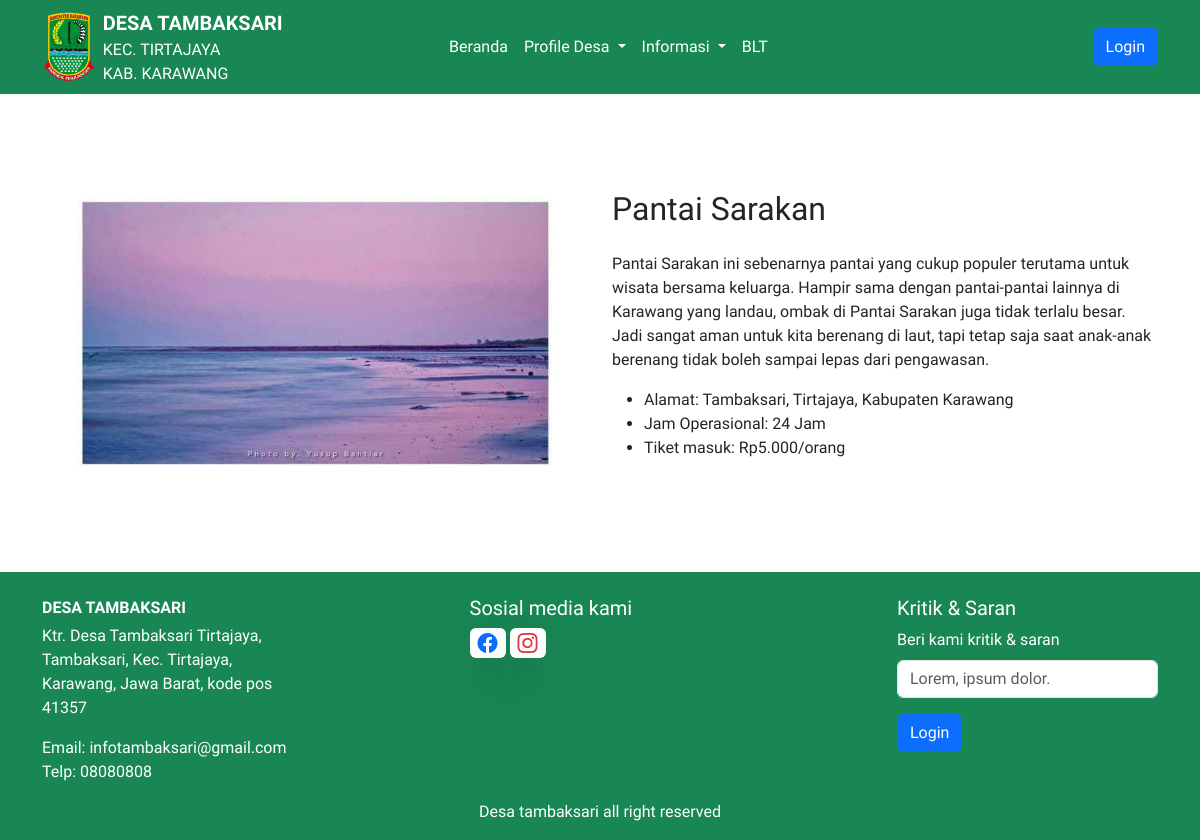
/welcome/detail_wisata/10, run on the app's committed database.
### tables this page shows
CREATE TABLE `wisata` (
  `id` int NOT NULL,
  `nama_wisata` varchar(20) NOT NULL,
  `deskripsi` text NOT NULL,
  `foto_pertama` varchar(128) NOT NULL,
  `foto_kedua` varchar(128) DEFAULT NULL,
  `foto_ketiga` varchar(128) DEFAULT NULL
);

### application/controllers/Welcome.php (called while the page is built, shortened)
<?php
class Welcome extends CI_Controller
{
	public function detail_wisata($id)
	{
		$data['wisata'] = $this->db->get_where('wisata', ['id' => $id])->row();
		$data['content'] = $this->load->view('wisata/detail', $data, true);
		$this->load->view('layouts/home', $data);
	}
}

### index.php (called while the page is built, shortened)
<?php
require_once BASEPATH.'core/CodeIgniter.php';

### application/views/wisata/detail.php (the view, shortened to what this page needs)
<div class="container py-5 my-5">
  <div class="row">
    <div class="col-md-6">
      <img src="<?= base_url('assets/img/wisata/') . $wisata->foto_pertama ?>" alt="Wisata" class="img-fluid">
    </div>
    <div class="col-md-6">
      <h2 class="mb-4"><?= $wisata->nama_wisata ?></h2>
      <p><?= $wisata->deskripsi ?> </p>
    </div>
  </div>
</div>

### application/views/layouts/home.php (style rules this page uses)
* { font-family: 'Mulish', sans-serif; }

### data on the page
wisata: foto_pertama (picture), nama_wisata "Pantai Sarakan", deskripsi "Pantai Sarakan ini sebenarnya pantai yang cukup populer terutama untuk wisata bersama keluarga. Hampir sama dengan pantai-pantai lainnya di Karawang yang landau, ombak di Pantai Sarakan juga tidak terlalu besar. Jadi sangat aman untuk kita berenang di laut, tapi tetap saja saat anak-anak berenang tidak boleh sampai lepas dari pengawasan. Alamat: Tambaksari, Tirtajaya, Kabupaten Karawang Jam Operasional: 24 Jam Tiket masuk: Rp5.000/orang"
